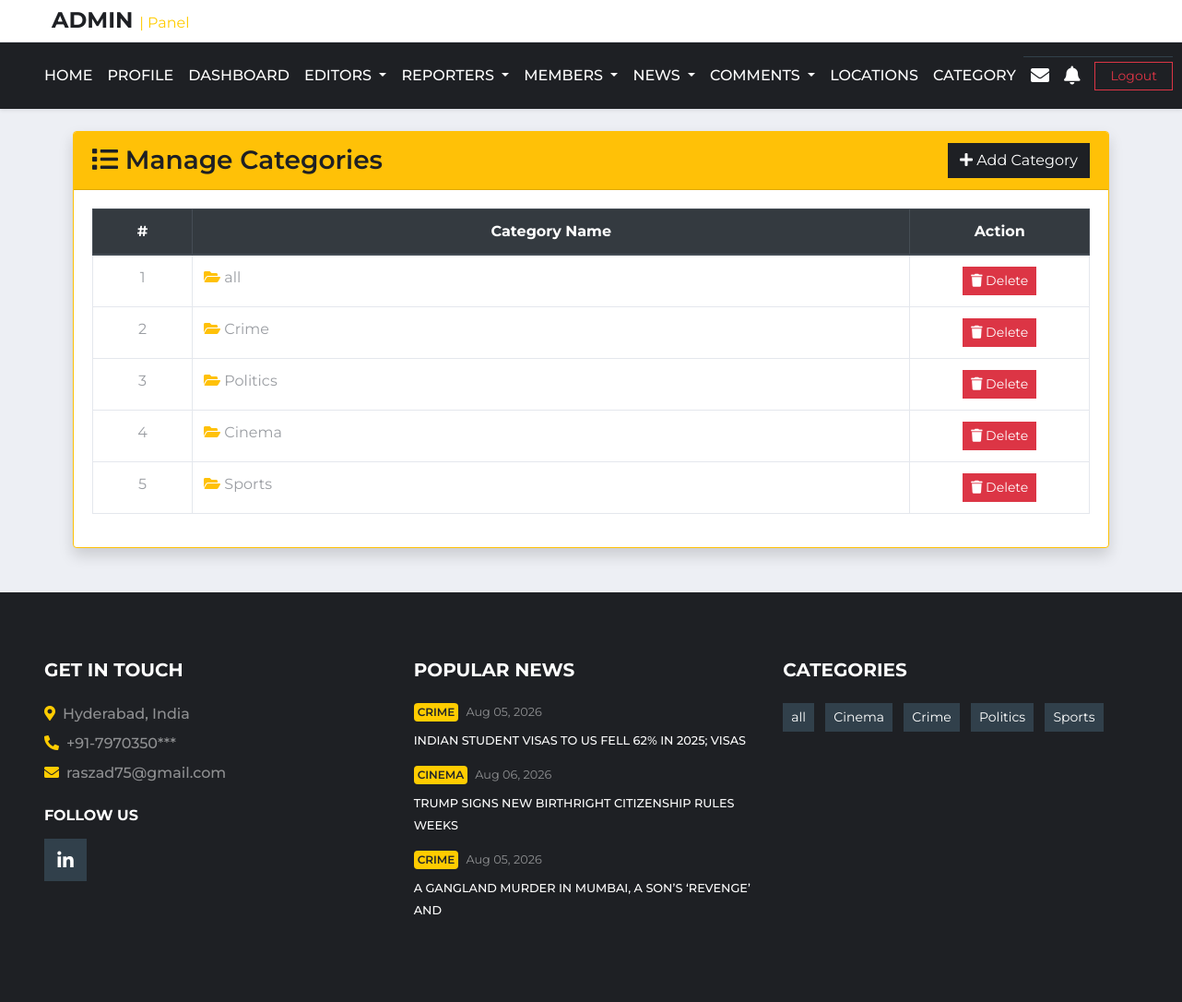
Page /cat.php (signed in) on the committed database.
### tables this page shows
CREATE TABLE `category` (
  `cat_id` int(5) NOT NULL,
  `category` text NOT NULL,
  `is_delete` tinyint(1) NOT NULL DEFAULT 0
);

CREATE TABLE `news_table` (
  `nid` int(5) NOT NULL,
  `heading` varchar(50) NOT NULL,
  `n_category_id` int(5) NOT NULL,
  `n_location_id` int(5) NOT NULL,
  `description` varchar(5000) NOT NULL,
  `reporter_id` int(5) NOT NULL,
  `editor_id` int(11) NOT NULL,
  `news_image` varchar(50) NOT NULL,
  `posted_date` timestamp NOT NULL DEFAULT current_timestamp(),
  `views` int(5) NOT NULL,
  `is_delete` int(5) NOT NULL DEFAULT 0,
  `is_publish` int(5) NOT NULL DEFAULT 0,
  `is_breaking` int(5) NOT NULL DEFAULT 0,
  `scheduled_publish_at` datetime DEFAULT NULL,
  `is_scheduled` tinyint(1) NOT NULL DEFAULT 0
);

### cat.php (the view, shortened to what this page needs)
<?php
include "admin_header.php";
$sql2 = "SELECT * FROM category";
$result2 = mysqli_query($conn, $sql2);
?>
<div class="container mt-4">
    <div class="card shadow border-warning">
        <div class="card-header bg-warning">
            <div class="d-flex justify-content-between align-items-center">
                <h3 class="mb-0 text-dark">
                    <i class="fa fa-list"></i>
                    Manage Categories
                </h3>
                <button class="btn btn-dark"
                    data-toggle="modal"
                    data-target="#addCategory">
                    <i class="fa fa-plus"></i>
                    Add Category
                </button>
            </div>
        </div>
        <div class="card-body">
            <div class="table-responsive">
                <table class="table table-bordered table-hover">
                    <thead class="thead-dark">
                        <tr class="text-center">
                            <th width="10%">#</th>
                            <th>Category Name</th>
                            <th width="18%">Action</th>
                        </tr>
                    </thead>
                    <tbody>
                        <?php
                        $i = 1;
                        foreach ($result2 as $row) {
                        ?>
                            <tr <?php if ($row['is_delete'] == 1) { ?> class="table-danger" <?php } ?>>
                                <td class="text-center">
                                    <?php echo $i++; ?>
                                </td>
                                <td>
                                    <i class="fa fa-folder-open text-warning"></i>
                                    <?php echo $row['category']; ?>
                                </td>
                                <td class="text-center">
                                    <?php
                                    if ($row['is_delete'] == 0) {
                                    ?>
                                        <a href="db.php?delcat=<?php echo $row['cat_id']; ?>"
                                            class="btn btn-danger btn-sm"
                                            onclick="return confirm('Delete this category?')">
                                            <i class="fa fa-trash"></i>
                                            Delete
                                        </a>
                                    <?php
                                    }
                                    ?>
                                </td>
                            </tr>
                        <?php
                        }
                        ?>
                    </tbody>
                </table>
            </div>
        </div>
    </div>
</div>
<?php
include "footer.php";
?>

### footer.php (shortened to what this page needs)
<?php
$conn = mysqli_connect("localhost", "root", "", "news");
?>
<footer class="container-fluid bg-dark text-white-50 pt-5 px-sm-3 px-md-5 mt-5">
    <div class="row py-4">
        <div class="col-lg-4 col-md-6 mb-5">
            <h5 class="mb-4 text-white text-uppercase font-weight-bold">Get In Touch</h5>
            <p class="font-weight-medium mb-2">
                <i class="fa fa-map-marker-alt mr-2 text-primary"></i>Hyderabad, India
            </p>
            <p class="font-weight-medium mb-2">
                <i class="fa fa-phone-alt mr-2 text-primary"></i>+91-7970350***
            </p>
            <p class="font-weight-medium mb-4">
                <i class="fa fa-envelope mr-2 text-primary"></i>raszad75@gmail.com
            </p>
            <h6 class="mt-4 mb-3 text-white text-uppercase font-weight-bold">Follow Us</h6>
            <div class="d-flex justify-content-start">
                <a class="btn btn-lg btn-secondary btn-lg-square mr-2 text-white"
                    href="https://www.linkedin.com/in/aszad-raza"
                    target="_blank">
                    <i class="fab fa-linkedin-in"></i>
                </a>
            </div>
        </div>
        <?php
        $popular_sql = " SELECT n.nid, n.heading, n.posted_date, c.category,
        COUNT(l.like_id) AS total_likes FROM news_table n
        LEFT JOIN category c ON n.n_category_id = c.cat_id LEFT JOIN `likes` l ON n.nid = l.news_id
        WHERE n.is_publish = 1 AND n.is_delete = 0 GROUP BY  n.nid, n.heading, n.posted_date, c.category
        ORDER BY total_likes DESC LIMIT 3
";
        $popular_result = mysqli_query($conn, $popular_sql);
        ?>
        <div class="col-lg-4 col-md-6 mb-5">
            <h5 class="mb-4 text-white text-uppercase font-weight-bold">
                Popular News
            </h5>
            <?php foreach ($popular_result as $popular) { ?>
                <div class="mb-3">
                    <div class="mb-2 d-flex align-items-center">
                        <a class="badge badge-primary text-uppercase font-weight-semi-bold p-1 mr-2"
                            href="index.php?catcat=<?php echo urlencode($popular['category']); ?>">
                            <?php echo $popular['category']; ?>
                        </a>
                        <a class="text-white-50 small" href="#">
                            <?php echo date("M d, Y", strtotime($popular['posted_date'])); ?>
                        </a>
                    </div>
                    <a class="small text-light text-uppercase font-weight-medium text-decoration-none"
                        href="db.php?singlenews2=<?php echo $popular['nid']; ?>">
                        <?php echo $popular['heading']; ?>
                    </a>
                </div>
            <?php } ?>
        </div>
        <?php
        $category_sql = "SELECT * FROM category ORDER BY category ASC";
        $category_result = mysqli_query($conn, $category_sql);
        ?>
        <div class="col-lg-4 col-md-6 mb-5">
            <h5 class="mb-4 text-white text-uppercase font-weight-bold">Categories</h5>
            <div class="m-n1">
                <?php
                foreach ($category_result as $category) {
                ?>
                    <a href="index.php?catcat=<?php echo urlencode($category['category']); ?>"
                        class="btn btn-sm btn-secondary m-1 text-white">
                        <?php echo $category['category']; ?>
                    </a>
                <?php
                }
                ?>
            </div>
        </div>
    </div>
</footer>
</body>
</html>

### rows in the picture
category: category "all"
category: category "Crime"
category: category "Politics"
category: category "Cinema"
category: category "Sports"
news_table: n_category.category "CRIME", posted_date "Aug 05, 2026", heading "INDIAN STUDENT VISAS TO US FELL 62% IN 2025; VISAS"
news_table: n_category.category "CINEMA", posted_date "Aug 06, 2026", heading "TRUMP SIGNS NEW BIRTHRIGHT CITIZENSHIP RULES WEEKS"
news_table: n_category.category "CRIME", posted_date "Aug 05, 2026", heading "A GANGLAND MURDER IN MUMBAI, A SON’S ‘REVENGE’ AND"
